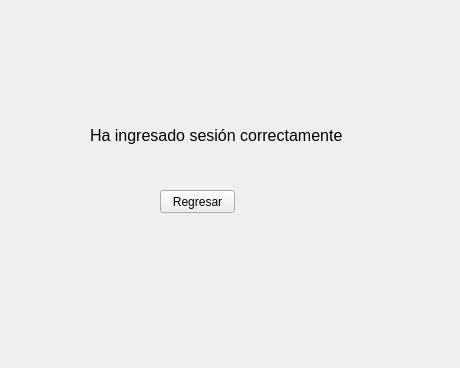
<?xml version="1.0" encoding="UTF-8"?>
<ui version="4.0">
 <class>Form</class>
 <widget class="QWidget" name="Form">
  <property name="geometry">
   <rect>
    <x>0</x>
    <y>0</y>
    <width>460</width>
    <height>368</height>
   </rect>
  </property>
  <property name="windowTitle">
   <string>Form</string>
  </property>
  <widget class="QLabel" name="label">
   <property name="geometry">
    <rect>
     <x>90</x>
     <y>120</y>
     <width>341</width>
     <height>31</height>
    </rect>
   </property>
   <property name="font">
    <font>
     <pointsize>12</pointsize>
    </font>
   </property>
   <property name="text">
    <string>Ha ingresado sesión correctamente</string>
   </property>
  </widget>
  <widget class="QPushButton" name="pushButton_3">
   <property name="geometry">
    <rect>
     <x>160</x>
     <y>190</y>
     <width>75</width>
     <height>23</height>
    </rect>
   </property>
   <property name="text">
    <string>Regresar</string>
   </property>
  </widget>
 </widget>
 <resources/>
 <connections/>
</ui>
